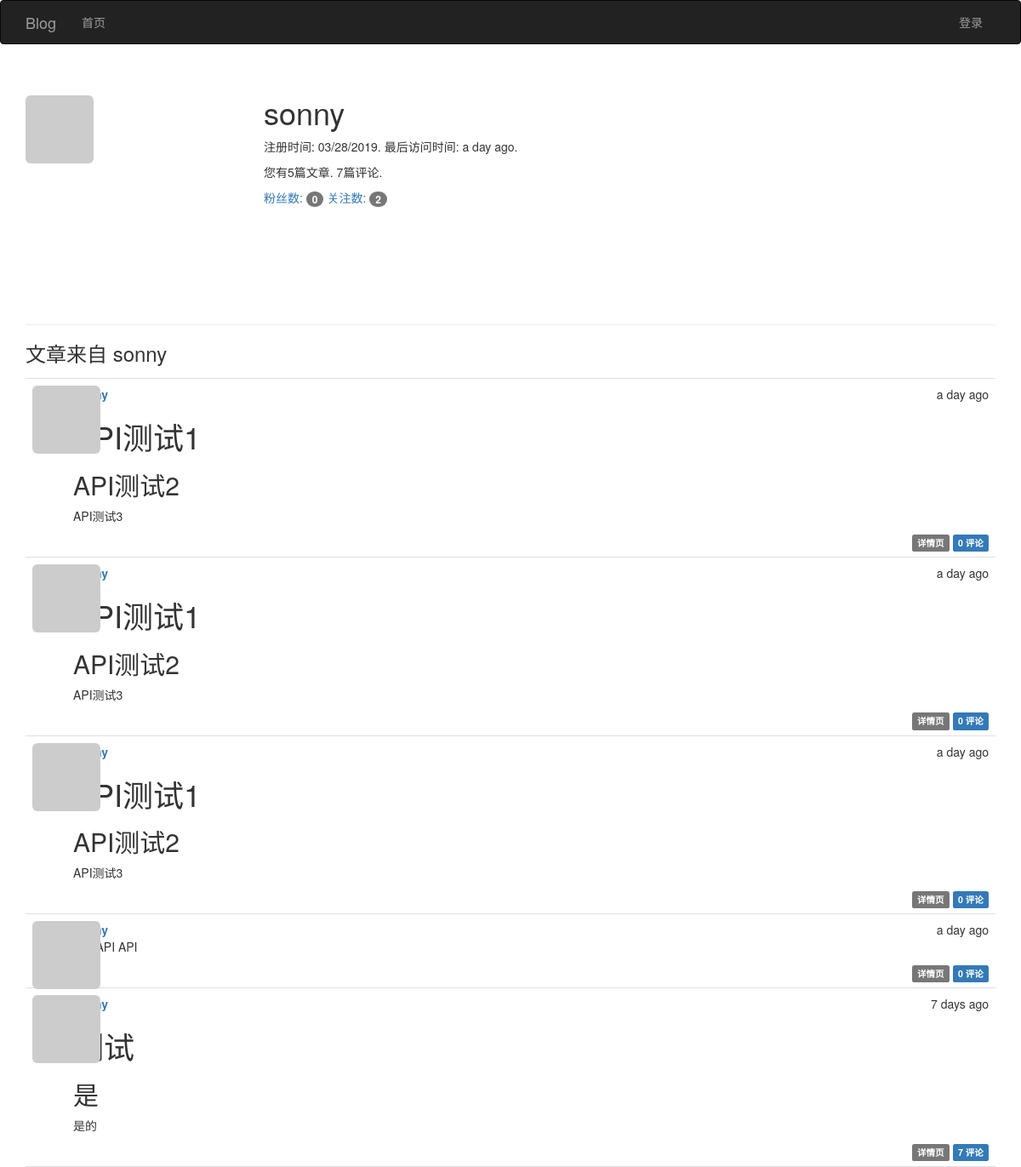
Screenshot of /user/sonny with the database file from the repository.
### app/models.py (models this page shows, shortened)
class User(UserMixin, db.Model):
    __tablename__ = 'users'
    id = db.Column(db.Integer, primary_key=True)
    email = db.Column(db.String(64), unique=True)
    username = db.Column(db.String(64), unique=True, index=True)
    password_hash = db.Column(db.String(128))
    role_id = db.Column(db.Integer, db.ForeignKey('roles.id'))
    confirmed = db.Column(db.Boolean, default=False)
    name = db.Column(db.String(64))
    location = db.Column(db.String(64))
    about_me = db.Column(db.Text())
    member_since = db.Column(db.DateTime(), default=datetime.utcnow)
    last_seen = db.Column(db.DateTime(), default=datetime.utcnow)
    avatar_hash = db.Column(db.String(32))
    articles = db.relationship('Article', backref='author', lazy='dynamic')
    followed = db.relationship('Follow',
                               foreign_keys=[Follow.follower_id],
                               backref=db.backref('follower', lazy='joined'),
                               lazy='dynamic',
                               cascade='all, delete-orphan')
    followers = db.relationship('Follow',
                                foreign_keys=[Follow.followed_id],
                                backref=db.backref('followed', lazy='joined'),
                                lazy='dynamic',
                                cascade='all, delete-orphan')
    comments = db.relationship('Comment', backref='author', lazy='dynamic')
    @property
    def password(self):
        """密码生成哈希值就无法还原"""
        raise AttributeError('密码没有可读的属性')
    def gravatar(self, size=100, default='identicon', rating='g'):
        url = 'https://www.gravatar.com/avatar'
        hash = self.avatar_hash or self.gravatar_hash()
        u = '{url}/{hash}?s={size}&d={default}&r={rating}'.format(
            url=url, hash=hash, size=size, default=default, rating=rating)
        return u

class Article(db.Model):
    __tablename__ = 'articles'
    id = db.Column(db.Integer, primary_key=True)
    body = db.Column(db.Text)
    body_html = db.Column(db.Text)
    timestamp = db.Column(db.DateTime, index=True, default=datetime.utcnow)
    author_id = db.Column(db.Integer, db.ForeignKey('users.id'))
    comments = db.relationship('Comment', backref='article', lazy='dynamic')

### app/main/views.py (the view)
class Users(MethodView):
    def get(self, username):
        user = User.query.filter_by(username=username).first_or_404()
        articles = user.articles.order_by(Article.timestamp.desc()).all()
        return render_template('user.html', user=user, articles=articles)

### app/auth/views.py (called while the page is built)
@auth.before_app_request
def before_request():
    if current_user.is_authenticated:
        current_user.ping()
        if not current_user.confirmed \
                and request.blueprint != 'auth' \
                and request.endpoint != 'static':
            return redirect(url_for('auth.unconfirmed'))

### app/main/__init__.py (called while the page is built)
@main.app_context_processor
def inject_permissions():
    return dict(Permission=Permission)

### app/models.py (called while the page is built)
    def can(self, permissions):
        return False

    def is_administrator(self):
        return False

### app/templates/user.html (shortened to what this page needs)
{% extends "base.html" %}
{% block page_content %}
<div class="page-header">
    <img class="img-rounded profile-thumbnail" src="{{ user.gravatar(size=256) }}">
    <div class="profile-header">
        <h1>{{ user.username }}</h1>
        <p>注册时间: {{ moment(user.member_since).format('L') }}. 最后访问时间: {{ moment(user.last_seen).fromNow() }}.</p>
        <p>您有{{ user.articles.count() }}篇文章. {{ user.comments.count() }}篇评论.</p>
        <p>
            <a href="{{ url_for('.followers', username=user.username) }}">粉丝数: <span class="badge">{{ user.followers.count() - 1}}</span></a>
            <a href="{{ url_for('.followed_by', username=user.username) }}">关注数: <span class="badge">{{ user.followed.count() - 1}}</span></a>
        </p>
    </div>
</div>
<h3>文章来自 {{ user.username }}</h3>
{% include '_articles.html' %}
{% endblock %}

### app/templates/base.html (shortened to what this page needs)
{% extends "bootstrap/base.html" %}
{% block head %}
    {{ super() }}
    <link rel="stylesheet" type="text/css" href="{{ url_for('static', filename='css/styles.css') }}">
{% endblock %}
{% block navbar %}
    <div class="navbar navbar-inverse" role="navigation">
        <div class="container">
            <div class="navbar-header">
                <a class="navbar-brand" href="{{ url_for('main.index') }}">Blog</a>
            </div>
            <div class="navbar-collapse collapse">
                <ul class="nav navbar-nav">
                    <li><a href="{{ url_for('main.index') }}">首页</a></li>
                </ul>
                <ul class="nav navbar-nav navbar-right">
                    {% if current_user.is_authenticated %}
                        <li class="dropdown">
                            <a href="#" class="dropdown-toggle" data-toggle="dropdown">
                                <img src="{{ current_user.gravatar(size=18) }}">
                                账户 <b class="caret"></b>
                            </a>
                            <ul class="dropdown-menu">
                                <li><a href="{{ url_for('auth.change_password') }}">修改密码</a></li>
                                <li><a href="{{ url_for('auth.change_email_request') }}">修改邮箱</a></li>
                                <li><a href="{{ url_for('auth.logout') }}">退出</a></li>
                            </ul>
                        </li>
                    {% else %}
                        <li><a href="{{ url_for('auth.login') }}">登录</a></li>
                    {% endif %}
                </ul>
            </div>
        </div>
    </div>
{% endblock %}
{% block content %}
    <div class="container">
        {% block page_content %}{% endblock %}
    </div>
{% endblock %}

### app/templates/_articles.html (shortened to what this page needs)
<ul class="articles">
    {% for article in articles %}
    <li class="article">
        <div class="article-thumbnail">
            <a href="{{ url_for('main.user', username=article.author.username) }}">
                <img class="img-rounded profile-thumbnail" src="{{ article.author.gravatar(size=40) }}">
            </a>
        </div>
        <div class="article-content">
            <div class="article-date">{{ moment(article.timestamp).fromNow() }}</div>
            <div class="article-author"><a href="{{ url_for('main.user', username=article.author.username) }}">{{ article.author.username }}</a></div>
             <div class="article-body">
                {% if article.body_html %}
                    {{ article.body_html | safe }}
                {% else %}
                    {{ article.body }}
                {% endif %}
            </div>
        <div class="article-footer">
            <a href="{{ url_for('main.article', id=article.id) }}">
                <span class="label label-default">详情页</span>
            </a>
            <a href="{{ url_for('.article', id=article.id) }}#comments">
                <span class="label label-primary">{{ article.comments.count() }} 评论</span>
            </a>
        </div>
        </div>
    </li>
    {% endfor %}
</ul>

### app/static/css/styles.css (style rules this page uses)
.profile-thumbnail { position: absolute; }
.profile-header { min-height: 260px; margin-left: 280px; }
ul.articles { list-style-type: none; padding: 0px; margin: 16px 0px 0px 0px; border-top: 1px solid #e0e0e0; }
ul.articles li.article { padding: 8px; border-bottom: 1px solid #e0e0e0; }
div.article-date { float: right; }
div.article-author { font-weight: bold; }
div.article-thumbnail { position: absolute; }
div.article-content { margin-left: 48px; min-height: 48px; }
div.article-footer { text-align: right; }

### rows the page displays
User: username "sonny", member_since "03/28/2019", last_seen "a day ago"
Article: timestamp "a day ago", body_html "API测试1 API测试2 API测试3", comments.count "0"
Article: timestamp "a day ago", body_html "API测试1 API测试2 API测试3", comments.count "0"
Article: timestamp "a day ago", body_html "API测试1 API测试2 API测试3", comments.count "0"
Article: timestamp "a day ago", body_html "API API API", comments.count "0"
Article: timestamp "7 days ago", body_html "测试 是 是的", comments.count "7"

### other values shown
{{ user.articles.count() }} "5"
{{ user.comments.count() }} "7"
{{ user.followers.count() - 1 }} "0"
{{ user.followed.count() - 1 }} "2"
